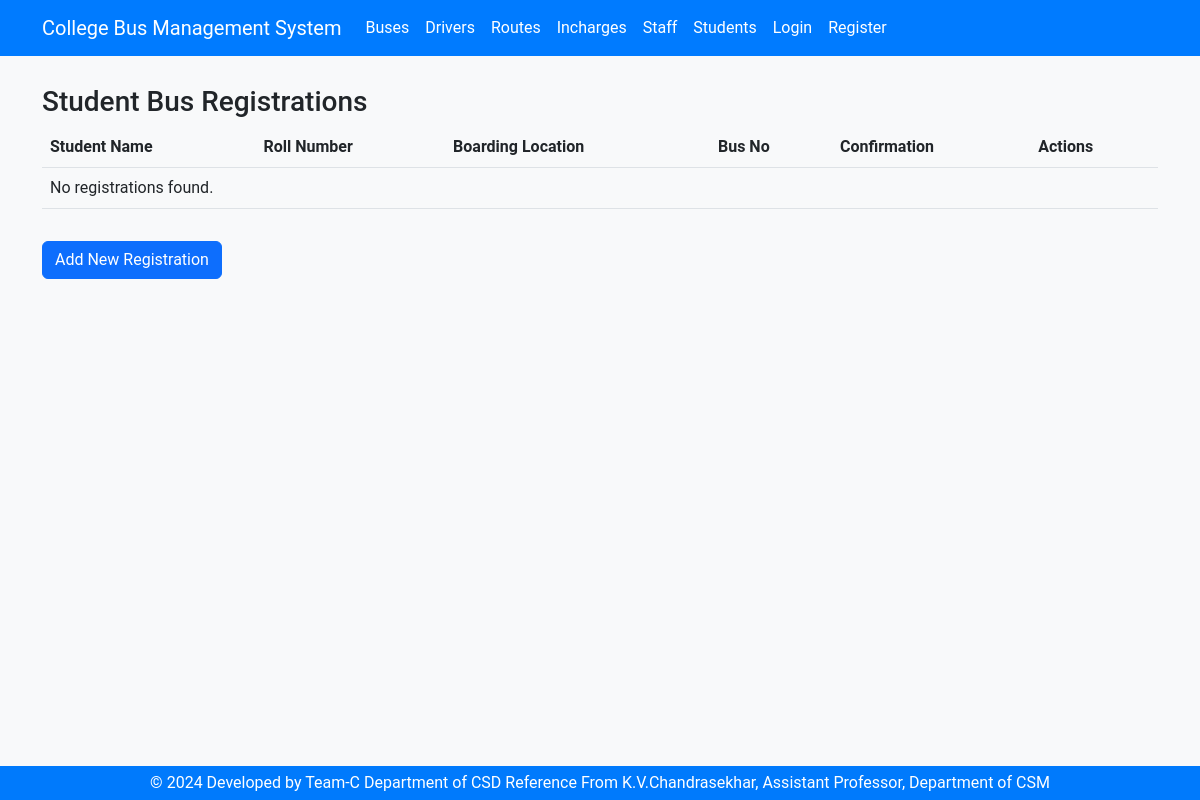
Page /registrations/ on the earlier database version.
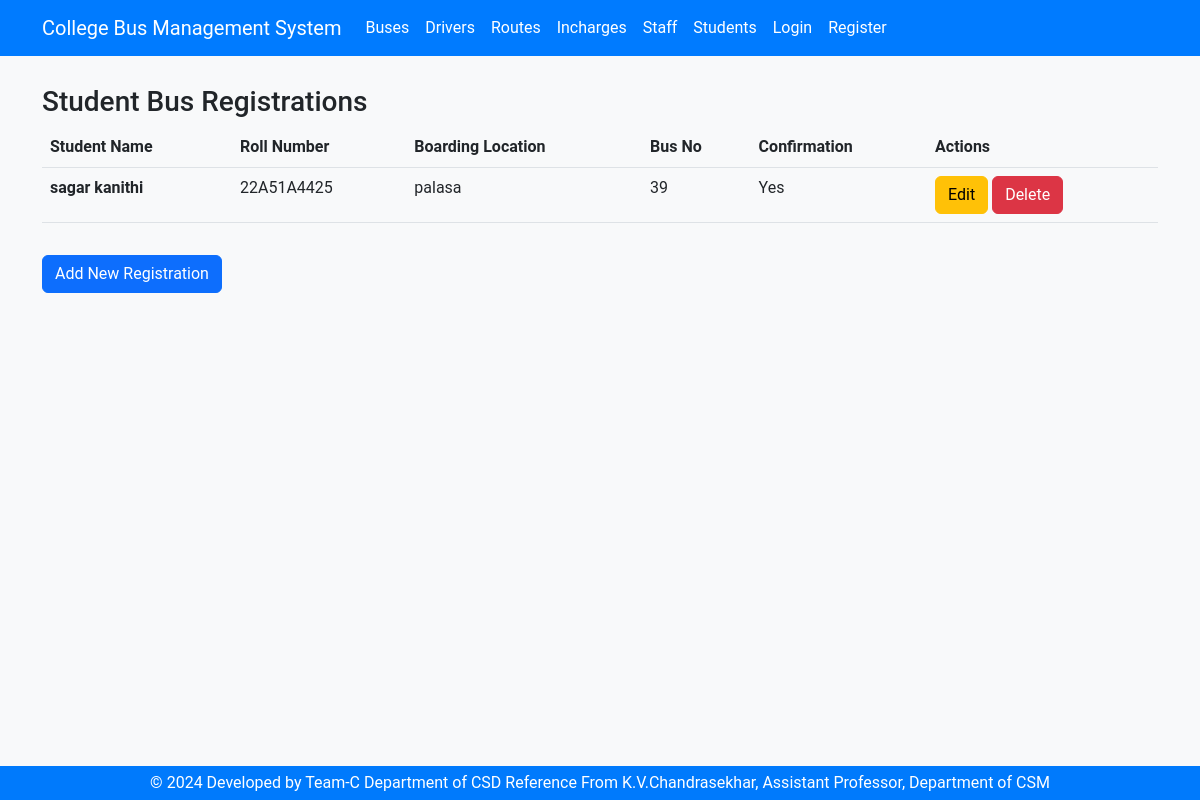
Same page on the later database version.
### registrations/models.py (models this page shows, shortened)
class Registration(models.Model):
    student = models.ForeignKey(Student, on_delete=models.CASCADE, related_name='registrations')
    bus = models.ForeignKey(Buses, on_delete=models.CASCADE, related_name='registrations')
    route = models.ForeignKey(Route, on_delete=models.SET_NULL, null=True, blank=True, related_name='registrations')
    parent_name = models.CharField(max_length=100)
    student_mobileno = models.CharField(max_length=15)
    parent_mobileno = models.CharField(max_length=15)
    student_address = models.TextField()
    branch = models.CharField(max_length=100)
    boarding_location = models.CharField(max_length=150)
    destination = models.CharField(max_length=150)
    confirmation = models.CharField(max_length=3, choices=[('Yes', 'Yes'), ('No', 'No')])

### students/models.py (models this page shows, shortened)
class Student(models.Model):
    first_name = models.CharField(max_length=100)
    last_name = models.CharField(max_length=100)
    email = models.EmailField(unique=True)
    phone_number = models.CharField(max_length=15)
    student_id = models.CharField(max_length=10, unique=True)
    course = models.CharField(max_length=100)

### buses/models.py (models this page shows, shortened)
class Buses(models.Model):
    bus_no = models.PositiveIntegerField()
    bus_reg_no = models.CharField(max_length=50)
    bus_route = models.CharField(max_length=50)
    bus_driver_name = models.CharField(max_length=50)
    bus_driver_contact = models.CharField(max_length=50)
    bus_incharge_name = models.CharField(max_length=50)
    bus_incharge_contact = models.CharField(max_length=50)
    bus_model = models.CharField(max_length=50)
    bus_sitting_capacity = models.PositiveIntegerField()
    created_at = models.DateTimeField(default=datetime.now)

### registrations/views.py (the view)
# urls.py: path('', views.registration_list, name='registration_list'),
def registration_list(request):
    registrations = Registration.objects.all()
    return render(request, 'registrations/registration_list.html', {'registrations': registrations})

### accounts/context_processors.py (called while the page is built)
def user_type(request):
    if request.user.is_authenticated:
        try:
            profile = Profile.objects.get(user=request.user)
            return {'user_type': profile.user_type}
        except Profile.DoesNotExist:
            return {'user_type': None}
    return {'user_type': None}

### templates/registrations/registration_list.html (shortened to what this page needs)
{% load static %}
<!DOCTYPE html>
<html lang="en">
  <head>
    <link href="{% static 'css/bootstrap.min.css' %}" rel="stylesheet" />
    <link href="{% static 'css/styles.css' %}" rel="stylesheet" />
  </head>
  <body>
    {% include 'header.html' %}
    <div class="container">
      {% block content %}
        <div class="row">
          <div class="col-md-12">
            <h3 class="text-left">Student Bus Registrations</h3>
            <div class="table table-responsive">
              <table class="table table-hover">
                <thead>
                  <tr>
                    <th scope="col">Student Name</th>
                    <th scope="col">Roll Number</th>
                    <th scope="col">Boarding Location</th>
                    <th scope="col">Bus No</th>
                    <th scope="col">Confirmation</th>
                    <th scope="col">Actions</th>
                  </tr>
                </thead>
                <tbody>
                  {% for registration in registrations %}
                    <tr>
                      <th scope="row">{{ registration.student.first_name }} {{ registration.student.last_name }}</th>
                      <td>{{ registration.student.student_id }}</td>
                      <td>{{ registration.boarding_location }}</td>
                      <td>{{ registration.bus.bus_no }}</td>
                      <td>{{ registration.confirmation }}</td>
                      <td>
                        <button onclick="location.href='{% url 'registration_update' registration.pk %}'" class="btn btn-warning">Edit</button>
                        <button onclick="location.href='{% url 'registration_delete' registration.pk %}'" class="btn btn-danger">Delete</button>
                      </td>
                    </tr>
                  {% empty %}
                    <tr>
                      <td colspan="6">No registrations found.</td>
                    </tr>
                  {% endfor %}
                </tbody>
              </table>
            </div>
          </div>
        </div>
        <div class="row">
          <div class="col-md-12">
            <button onclick="location.href='{% url 'registration_create' %}'" class="btn btn-primary">Add New Registration</button>
          </div>
        </div>
      {% endblock %}
    </div>
    {% include 'footer.html' %}
  </body>
</html>

### templates/header.html (shortened to what this page needs)
<header>
  <div class="header">
    <nav class="navbar navbar-expand-lg fixed-top myNav">
      <div class="container">
        {% if user.is_authenticated %}
          {% if user_type == 'admin' %}
            <a class="navbar-brand ms-auto" href="/accounts/admin/">College Bus Management System</a>
          {% elif user_type == 'driver' %}
            <a class="navbar-brand ms-auto" href="/accounts/driver/">College Bus Management System</a>
          {% elif user_type == 'incharge' %}
            <a class="navbar-brand ms-auto" href="/accounts/incharge/">College Bus Management System</a>
          {% elif user_type == 'student' %}
            <a class="navbar-brand ms-auto" href="/accounts/student/">College Bus Management System</a>
          {% endif %}
        {% else %}
          <a class="navbar-brand ms-auto" href="/accounts/login/">College Bus Management System</a>
        {% endif %}
        <div class="collapse navbar-collapse" id="navbarNav">
          <ul class="navbar-nav">
            <li class="nav-item">
              <a class="nav-link" href="/buses/">Buses</a>
            </li>
            <li class="nav-item">
              <a class="nav-link" href="/drivers/">Drivers</a>
            </li>
            <li class="nav-item">
              <a class="nav-link" href="/routes/">Routes</a>
            </li>
            <li class="nav-item">
              <a class="nav-link" href="/incharges/">Incharges</a>
            </li>
            <li class="nav-item">
              <a class="nav-link" href="/staff/">Staff</a>
            </li>
            <li class="nav-item">
              <a class="nav-link" href="/students/">Students</a>
            </li>
            {% if user.is_authenticated %}
              <li class="nav-item">
                <a class="nav-link" href="#">Hello, {{ user.username }} {{ user_type }}</a>
              </li>
              <li class="nav-item">
                <a class="nav-link" href="/accounts/logout">Logout</a>
              </li>
            {% else %}
              <li class="nav-item">
                <a class="nav-link" href="/accounts/login">Login</a>
              </li>
              <li class="nav-item">
                <a class="nav-link" href="/accounts/register">Register</a>
              </li>
            {% endif %}
          </ul>
        </div>
      </div>
    </nav>
  </div>
</header>

### templates/footer.html
<div class="footer">
  <p class="text-center">© 2024 Developed by Team-C Department of CSD Reference From K.V.Chandrasekhar, Assistant Professor, Department of CSM</p>
</div>

### static/css/styles.css (style rules this page uses)
body { background-color: #f8f9fa; font-family: 'Roboto', sans-serif; padding-top: 70px; }
.myNav { background-color: #007bff; }
.myNav a { color: #fff; }
.header { display: block; margin-bottom: 15px; }
.footer { background-color: #007afc; color: #fff; padding: 5px 0; position: fixed; bottom: 0; width: 100%; }
.footer p { margin-bottom: 0; }

Differences in the rows shown:
added Registration: student.first_name "sagar", student.last_name "kanithi", student.student_id "22A51A4425", boarding_location "palasa", bus.bus_no "39", confirmation "Yes"
Other differences:
text no longer shown: "No registrations found."
